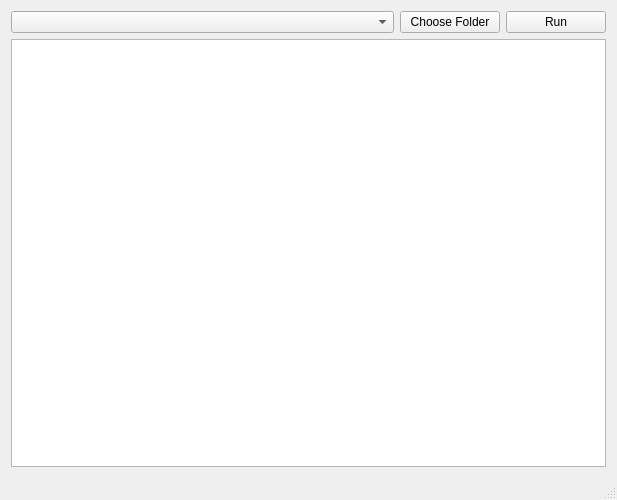
<?xml version="1.0" encoding="UTF-8"?>
<ui version="4.0">
 <class>MainWindow</class>
 <widget class="QMainWindow" name="MainWindow">
  <property name="geometry">
   <rect>
    <x>0</x>
    <y>0</y>
    <width>617</width>
    <height>500</height>
   </rect>
  </property>
  <property name="windowTitle">
   <string>MainWindow</string>
  </property>
  <widget class="QWidget" name="centralWidget">
   <layout class="QGridLayout" name="gridLayout">
    <item row="0" column="2">
     <widget class="QPushButton" name="chooseFolderBtn">
      <property name="maximumSize">
       <size>
        <width>100</width>
        <height>16777215</height>
       </size>
      </property>
      <property name="text">
       <string>Choose Folder</string>
      </property>
     </widget>
    </item>
    <item row="0" column="3">
     <widget class="QPushButton" name="runBtn">
      <property name="maximumSize">
       <size>
        <width>100</width>
        <height>16777215</height>
       </size>
      </property>
      <property name="text">
       <string>Run</string>
      </property>
     </widget>
    </item>
    <item row="1" column="0" colspan="4">
     <widget class="QTableWidget" name="tableWidget"/>
    </item>
    <item row="0" column="0" colspan="2">
     <widget class="QComboBox" name="addressComboBox"/>
    </item>
   </layout>
  </widget>
  <widget class="QStatusBar" name="statusBar"/>
 </widget>
 <layoutdefault spacing="6" margin="11"/>
 <resources/>
 <connections/>
</ui>
